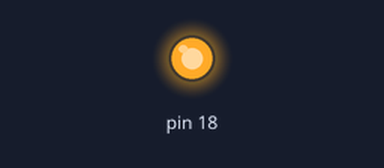
This program was run on a simulated Raspberry Pi (header pin numbers). Shown: output pins drawn as LEDs (lit = HIGH). At 10.0 s the program stops and its outputs stay as they are.

Above: at 0.1 s.
At 10.1 s:
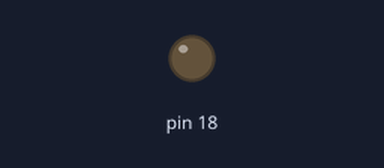
Timing chart, 0 to 11.5 s (numbered marks = the images above):
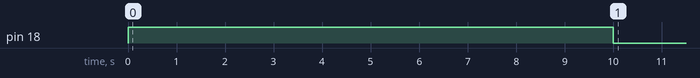

The program:

testing_each_wheel.py
```python
import RPi.GPIO as GPIO
import time

GPIO.setmode(GPIO.BOARD)
#list_F = [40, 13, 16, 18]
#list_B = [11, 15, 12, 22]
GPIO.setup(18, GPIO.OUT)

GPIO.output(18, True)
time.sleep(10)
GPIO.output(18, False)

GPIO.cleanup()
```

Measured:
- by itself, pin 18: LOW → HIGH at 0.00 s, → LOW 10.0 s later
